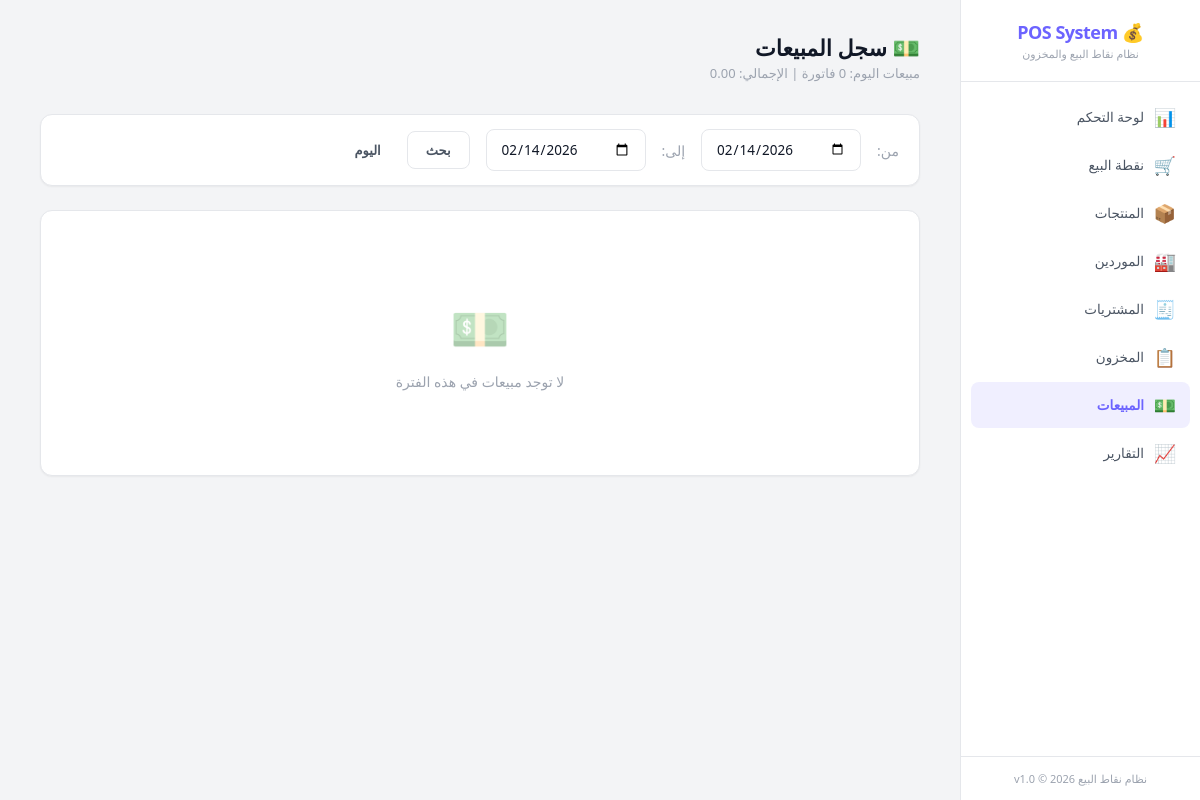
Before: /?page=sales with the older database file.
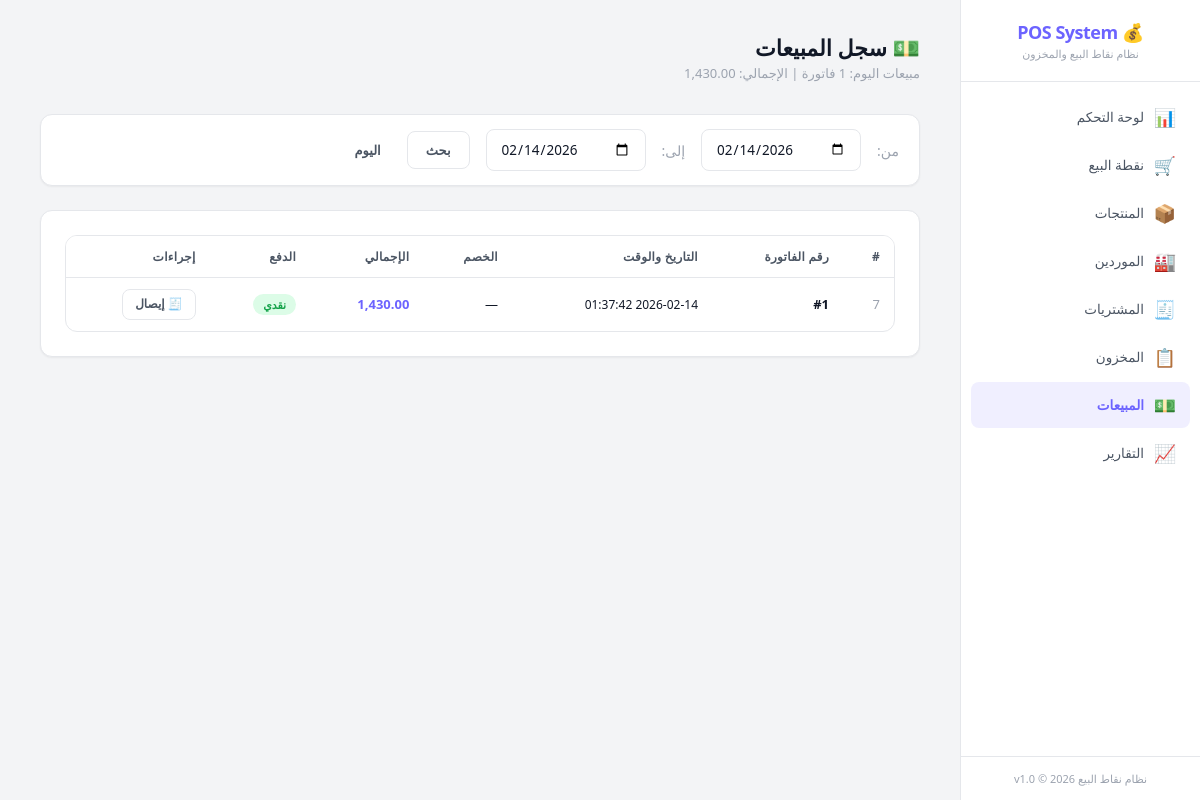
After: the same page with the newer database file.
### tables this page shows
CREATE TABLE sales (
    id INTEGER PRIMARY KEY AUTOINCREMENT,
    sale_number INTEGER DEFAULT NULL,
    datetime TEXT NOT NULL DEFAULT (datetime('now', 'localtime')),
    subtotal REAL NOT NULL DEFAULT 0,
    discount REAL NOT NULL DEFAULT 0,
    total REAL NOT NULL DEFAULT 0,
    payment_method TEXT NOT NULL DEFAULT 'cash' CHECK(payment_method IN ('cash', 'card', 'other')),
    notes TEXT DEFAULT NULL,
    created_at TEXT NOT NULL DEFAULT (datetime('now', 'localtime'))
);

### www/app/controllers/SaleController.php (called while the page is built, shortened)
<?php
class SaleController {
    private $saleService;
    public function __construct() {
        $this->saleService = new SaleService();
    }
    public function index() {
        $dateFrom = $_GET['date_from'] ?? date('Y-m-d');
        $dateTo = $_GET['date_to'] ?? date('Y-m-d');
        $sales = $this->saleService->getAll($dateFrom, $dateTo);
        $todaySummary = $this->saleService->getTodaySummary();
        include APP_PATH . '/views/layout/header.php';
        include APP_PATH . '/views/sales/index.php';
        include APP_PATH . '/views/layout/footer.php';
    }
}

### www/app/config/database.php (called while the page is built, shortened)
<?php
class Database {
    private static $instance = null;
    private $pdo;
    private function __construct() {
        $this->dbPath = __DIR__ . '/../../data/pos_system.db';
        try {
            $this->pdo = new PDO('sqlite:' . $this->dbPath);
            $this->pdo->setAttribute(PDO::ATTR_ERRMODE, PDO::ERRMODE_EXCEPTION);
            $this->pdo->setAttribute(PDO::ATTR_DEFAULT_FETCH_MODE, PDO::FETCH_ASSOC);
            $this->pdo->exec('PRAGMA journal_mode = WAL');
            $this->pdo->exec('PRAGMA foreign_keys = ON');
            $this->pdo->exec('PRAGMA busy_timeout = 5000');
            $this->pdo->exec('PRAGMA synchronous = NORMAL');
            $this->pdo->exec('PRAGMA cache_size = -8000');
            $this->pdo->exec('PRAGMA temp_store = MEMORY');
        } catch (PDOException $e) {
            die('Database connection failed: ' . $e->getMessage());
        }
    }
    public static function getInstance() {
        if (self::$instance === null) {
            self::$instance = new self();
        }
        return self::$instance;
    }
    public function getConnection() {
        return $this->pdo;
    }
    public function migrate() {
        $migrationsDir = __DIR__ . '/../database/migrations/';
        $migrationFiles = glob($migrationsDir . '*.sql');
        sort($migrationFiles);
        foreach ($migrationFiles as $file) {
            $sql = file_get_contents($file);
            try {
                $this->pdo->exec($sql);
            } catch (PDOException $e) {
                if (strpos($e->getMessage(), 'already exists') === false &&
                    strpos($e->getMessage(), 'UNIQUE constraint') === false) {
                    error_log('Migration error in ' . basename($file) . ': ' . $e->getMessage());
                }
            }
        }
    }
}

### www/app/services/SaleService.php (called while the page is built, shortened)
<?php
class SaleService {
    private $saleRepo;
    public function __construct() {
        $this->saleRepo = new SaleRepository();
    }
    public function getAll($dateFrom = '', $dateTo = '') {
        return $this->saleRepo->getAll($dateFrom, $dateTo);
    }
    public function getTodaySummary() {
        return $this->saleRepo->getTodaySummary();
    }
}

### www/app/repositories/SaleRepository.php (called while the page is built, shortened)
<?php
class SaleRepository {
    private $db;
    public function __construct() {
        $this->db = Database::getInstance()->getConnection();
    }
    public function getAll($dateFrom = '', $dateTo = '', $limit = 50) {
        $sql = "SELECT * FROM sales WHERE 1=1";
        $params = [];
        if ($dateFrom !== '') {
            $sql .= " AND date(datetime) >= :date_from";
            $params[':date_from'] = $dateFrom;
        }
        if ($dateTo !== '') {
            $sql .= " AND date(datetime) <= :date_to";
            $params[':date_to'] = $dateTo;
        }
        $sql .= " ORDER BY datetime DESC LIMIT :limit";
        $stmt = $this->db->prepare($sql);
        foreach ($params as $key => $val) {
            $stmt->bindValue($key, $val);
        }
        $stmt->bindValue(':limit', $limit, PDO::PARAM_INT);
        $stmt->execute();
        return $stmt->fetchAll();
    }
    public function getTodaySummary() {
        $stmt = $this->db->prepare(
            "SELECT COUNT(*) as count, COALESCE(SUM(total), 0) as total
             FROM sales WHERE date(datetime) = date('now', 'localtime')"
        );
        $stmt->execute();
        return $stmt->fetch();
    }
}

### www/app/views/sales/index.php (the view, shortened to what the changed rows need)
<div class="page-header">
    <div>
        <h1>💵 سجل المبيعات</h1>
        <p class="subtitle">مبيعات اليوم: <?= $todaySummary['count'] ?? 0 ?> فاتورة | الإجمالي: <?= number_format($todaySummary['total'] ?? 0, 2) ?></p>
    </div>
</div>
<div class="card" style="padding:14px 20px;">
    <form class="d-flex align-center gap-2" method="GET">
        <label class="text-muted">من:</label>
        <input type="date" name="date_from" class="form-control" style="width:160px;" value="<?= htmlspecialchars($dateFrom) ?>">
        <label class="text-muted">إلى:</label>
        <input type="date" name="date_to" class="form-control" style="width:160px;" value="<?= htmlspecialchars($dateTo) ?>">
        <button type="submit" class="btn btn-outline">بحث</button>
        <a href="?page=sales" class="btn btn-ghost">اليوم</a>
    </form>
</div>
<div class="card">
    <?php if (!empty($sales)): ?>
    <div class="table-wrapper">
        <table>
            <thead>
                <tr>
                    <th>#</th>
                    <th>رقم الفاتورة</th>
                    <th>التاريخ والوقت</th>
                    <th>الخصم</th>
                    <th>الإجمالي</th>
                    <th>الدفع</th>
                    <th>إجراءات</th>
                </tr>
            </thead>
            <tbody>
                <?php foreach ($sales as $s): ?>
                <tr>
                    <td class="text-muted"><?= $s['id'] ?></td>
                    <td class="fw-bold">#<?= $s['sale_number'] ?? $s['id'] ?></td>
                    <td class="fs-sm"><?= $s['datetime'] ?></td>
                    <td><?= $s['discount'] > 0 ? number_format($s['discount'], 2) : '—' ?></td>
                    <td class="fw-bold text-accent"><?= number_format($s['total'], 2) ?></td>
                    <td><span class="badge badge-success"><?= $s['payment_method'] === 'cash' ? 'نقدي' : $s['payment_method'] ?></span></td>
                    <td>
                        <a href="?page=sales&action=view&id=<?= $s['id'] ?>" class="btn btn-sm btn-outline">🧾 إيصال</a>
                    </td>
                </tr>
                <?php endforeach; ?>
            </tbody>
        </table>
    </div>
    <?php else: ?>
    <div class="empty-state">
        <div class="icon">💵</div>
        <p>لا توجد مبيعات في هذه الفترة</p>
    </div>
    <?php endif; ?>
</div>

Changed rows visible on the page:
added sales: id "7", sale_number "1", datetime "2026-02-14 01:37:42", total "1,430.00", payment_method "نقدي"
Other visible differences:
$todaySummary['total']: "0.00" → "1,430.00"
text no longer shown: "💵 لا توجد مبيعات في هذه الفترة"
text now shown: "# رقم الفاتورة التاريخ والوقت الخصم الإجمالي الدفع إجراءات"
